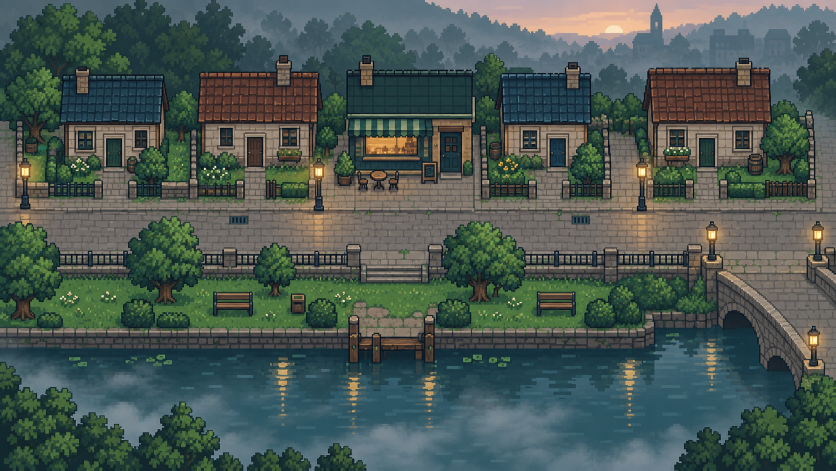
#> input picture living-town/proto/continuous-map/reference-town.png, 1672 x 941 px (shown at 1/2 size)
$ python build-plate.py
#> lines starting #> are read from the running program, lines starting #| are printed output that depends on the picture
"""Build the native outdoor plate from the reference painting.

reference-town.png (1672x941, the join-page painting) -> plate.png (768x432,
56 colours, no dither) and fg.png: only the pixels that must cover a person
standing behind them (canopies over the street, lamps on the embankment).
Pieces and their depths are printed as JSON for town-map.js.
"""
import json
from PIL import Image

W, H = 768, 432
src = Image.open('reference-town.png').convert('RGB')
#> src is the input picture: PIL image 1672x941 RGB; mean R, G, B 74.2, 88.1, 82.3
im = src.resize((W, H), Image.LANCZOS)
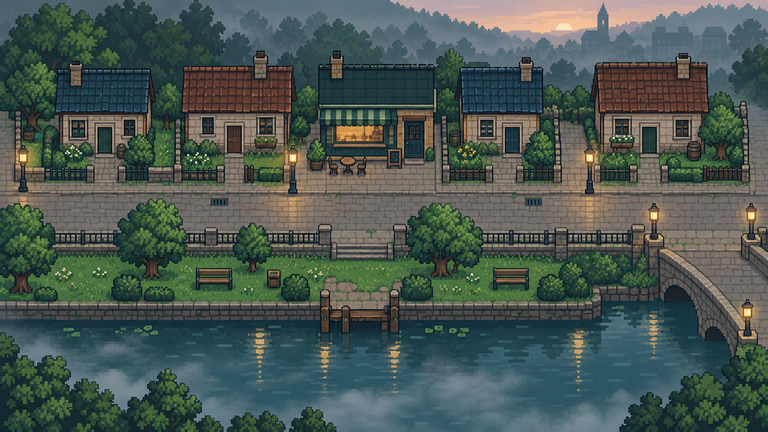
#> im: PIL image 768x432 RGB; mean R, G, B 74.2, 88.1, 82.3
plate = im.quantize(colors=56, method=Image.Quantize.MAXCOVERAGE, dither=Image.Dither.NONE).convert('RGB')
plate.save('plate.png')

# (id, x0, y0, x1, y1, depth, kind): depth = foot y at which the piece stands
PIECES = [
    ('tree_w', 0, 196, 60, 250, 292, 'leaf'),
    ('tree_cw', 112, 194, 190, 250, 272, 'leaf'),
    ('tree_c', 232, 214, 266, 250, 272, 'leaf'),
    ('tree_ce', 404, 198, 486, 250, 275, 'leaf'),
    ('lamp_bridge_w', 646, 200, 662, 238, 240, 'lamp'),
    ('lamp_bridge_e', 744, 200, 760, 238, 240, 'lamp'),
]
fg = Image.new('RGBA', (W, H), (0, 0, 0, 0))
#> fg: PIL image 768x432 RGBA; every value is 0
pp, fp = plate.load(), fg.load()
for pid, x0, y0, x1, y1, depth, kind in PIECES:
    for y in range(y0, y1):
        for x in range(x0, x1):
            r, g, b = pp[x, y]
            lum = 0.3 * r + 0.59 * g + 0.11 * b
            if kind == 'leaf':
                keep = (g >= r + 4 and g >= b - 12) or lum < 42
            else:
                keep = lum < 72 or b >= r - 6 or (r > 190 and g > 140)
            if keep:
                fp[x, y] = (r, g, b, 255)
    # one piece is one connected thing: drop moss and speckles on the cobbles
    seen, comps = set(), []
    for y in range(y0, y1):
        for x in range(x0, x1):
            if fp[x, y][3] and (x, y) not in seen:
                comp, stack = [], [(x, y)]
                seen.add((x, y))
                while stack:
                    cx, cy = stack.pop(); comp.append((cx, cy))
                    for nx, ny in ((cx + 1, cy), (cx - 1, cy), (cx, cy + 1), (cx, cy - 1)):
                        if x0 <= nx < x1 and y0 <= ny < y1 and (nx, ny) not in seen and fp[nx, ny][3]:
                            seen.add((nx, ny)); stack.append((nx, ny))
                comps.append(comp)
    comps.sort(key=len, reverse=True)
    for comp in comps[1:]:
        if len(comp) < 40:
            for cx, cy in comp: fp[cx, cy] = (0, 0, 0, 0)
fg.save('fg.png')
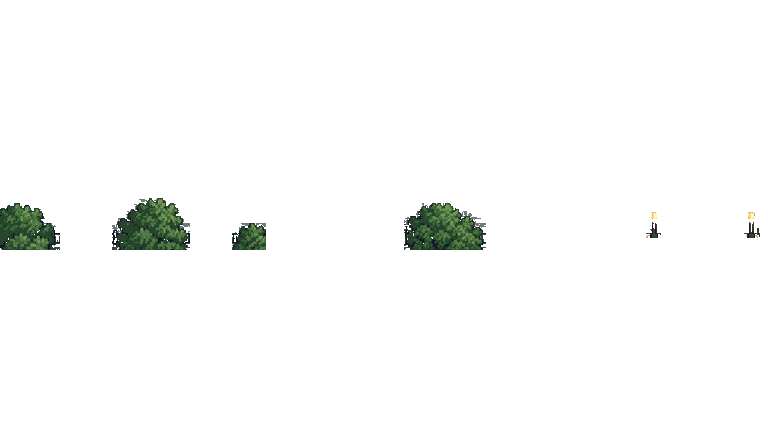
#> saved as fg.png: PIL image 768x432 RGBA; mean R, G, B, A 1.7, 2.5, 1.6, 7.2; transparent parts drawn white
print(json.dumps([{'id': p[0], 'x': p[1], 'y': p[2], 'w': p[3] - p[1], 'h': p[4] - p[2], 'depth': p[5]} for p in PIECES]))

# ---- light: the painting is dusk; day and night are the same pixels regraded.
# A lamp, a lit window or a reflection is a light: warm and bright.
import colorsys
def warm(r, g, b):
    return r > 185 and g > 130 and r > b + 55

# A light is a warm bright pixel with warm bright neighbours: a lone warm
# stone is not a lamp, and at night it would be an orange speck.
_pp = plate.load()
LIGHT = set()
for y in range(1, H - 1):
    for x in range(1, W - 1):
        if warm(*_pp[x, y]) and sum(warm(*_pp[x + dx, y + dy]) for dx, dy in ((1, 0), (-1, 0), (0, 1), (0, -1))) >= 2:
            LIGHT.add((x, y))

def grade(img, fn, name):
#> called with name = 'plate-night.png'
    out = img.copy(); px = out.load()
    for y in range(H):
        for x in range(W):
            px[x, y] = fn(*px[x, y], y, (x, y) in LIGHT)
    out.save(name)

def night(r, g, b, y, lit=False):
    if y < 70:  # no sunset at night: the sky's warm band goes to cloud
        v = (0.3 * r + 0.59 * g + 0.11 * b) / 255 * 0.42
        return (int(v * 255 * 0.8 + 14), int(v * 255 * 0.9 + 18), int(v * 255 + 36))
    if lit:
        return (min(255, int(r * 1.06)), min(255, int(g * 1.04)), int(b * 0.9))
#> (the run stopped early here; a loop or call above may not have finished)
